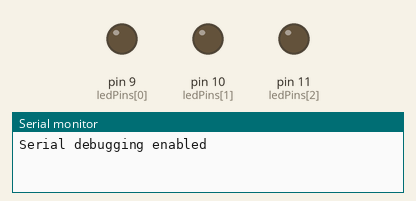
This sketch was run on a simulated Arduino Uno, built with avr-gcc and run on an emulated ATmega328P. On the bench: output pins drawn as LEDs (lit = HIGH), the last lines printed to the serial monitor.

Above: at 0.2 s.
At 0.7 s:
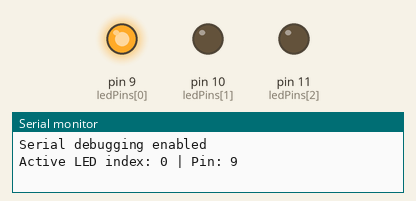
At 1.7 s:
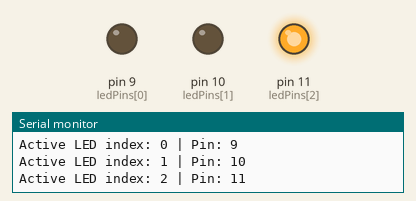
At 2.7 s:
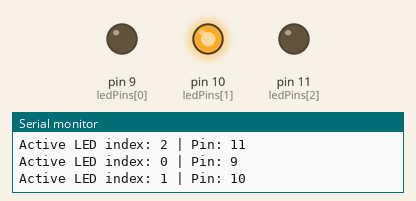
Timing chart, 0 to 3.5 s (numbered marks = the images above):
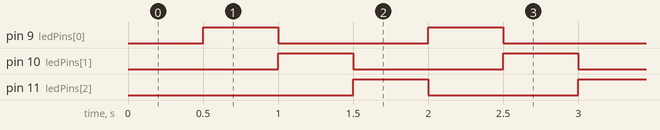

Measured:
- by itself, pin 9 (ledPins[0]), pin 10 (ledPins[1]), pin 11 (ledPins[2]): alternates HIGH for 0.50 s and LOW for 1.0 s
- by itself, everything shown: repeats every 1.5 s, in 3 steps

The sketch:

fsm_serial_debug.ino
```cpp
// ===============================
// Optional Debug Configuration
// ===============================
#define DEBUG 1   // Change to 0 to disable serial debugging

// ===============================
// Hardware Configuration
// ===============================
const int ledPins[] = {9, 10, 11};
const int numLEDs = 3;

// ===============================
// Timing Variables
// ===============================
unsigned long previousMillis = 0;
const long interval = 500;

// ===============================
// State Variables
// ===============================
int currentLED = 0;

void setup() {
#if DEBUG
  Serial.begin(9600);
  Serial.println("Serial debugging enabled");
#endif

  for (int i = 0; i < numLEDs; i++) {
    pinMode(ledPins[i], OUTPUT);
  }
}

void loop() {
  unsigned long currentMillis = millis();

  if (currentMillis - previousMillis >= interval) {
    previousMillis = currentMillis;

    // Turn off all LEDs
    for (int i = 0; i < numLEDs; i++) {
      digitalWrite(ledPins[i], LOW);
    }

    // Turn on the current LED
    digitalWrite(ledPins[currentLED], HIGH);

#if DEBUG
    Serial.print("Active LED index: ");
    Serial.print(currentLED);
    Serial.print(" | Pin: ");
    Serial.println(ledPins[currentLED]);
#endif

    // Move to next LED
    currentLED++;
    if (currentLED >= numLEDs) {
      currentLED = 0;
    }
  }
}
```
